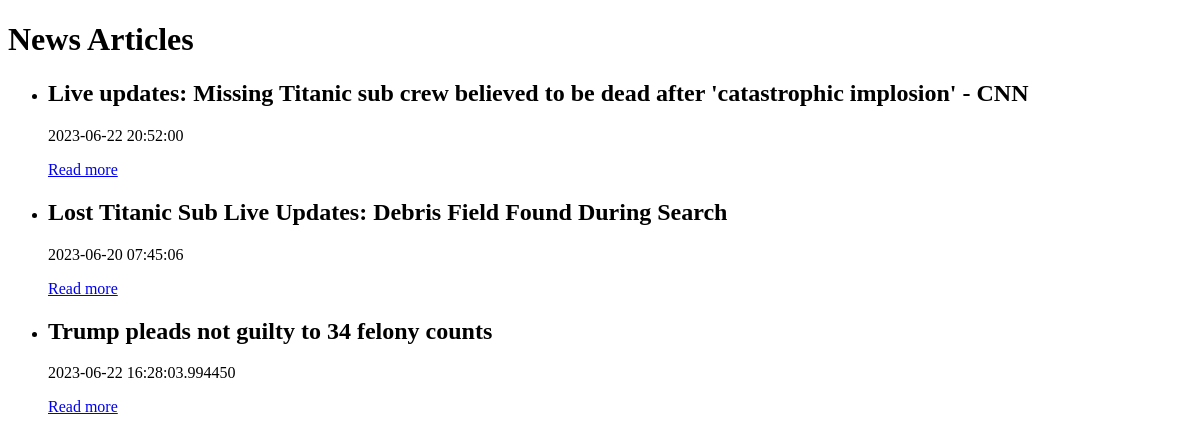
/articles, run on an earlier commit of the app's database.
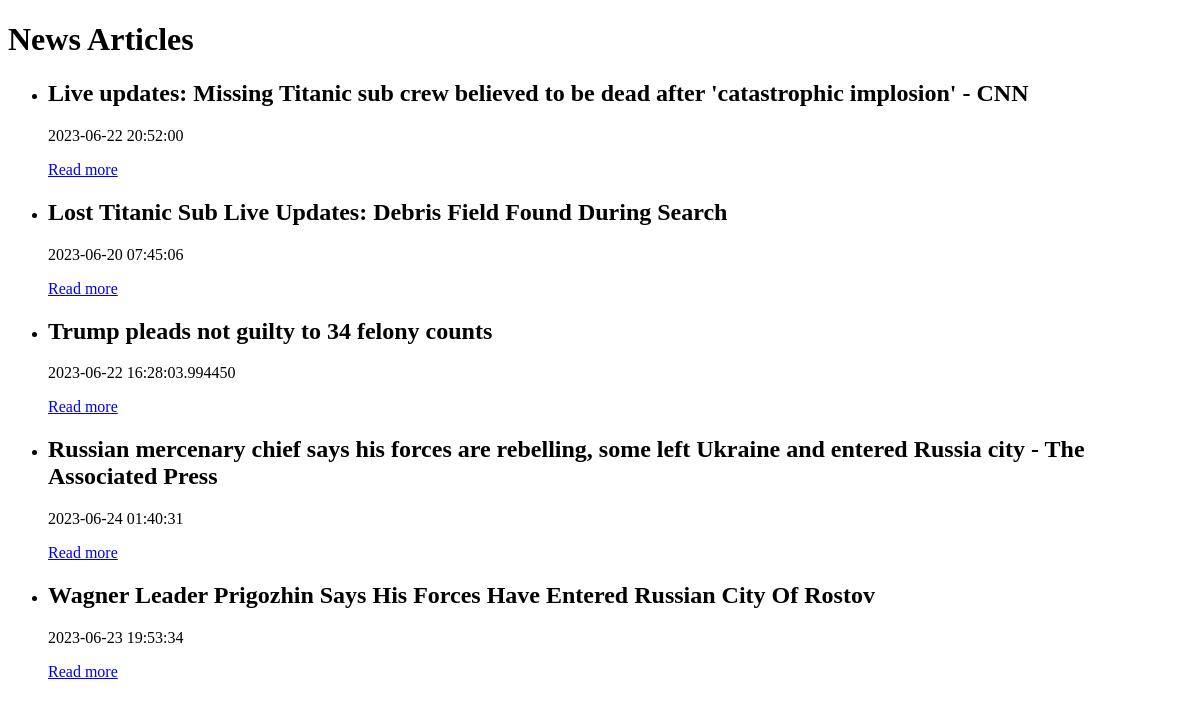
And on a later commit of the database.
### myflaskapp/models.py (models this page shows, shortened)
class Article(db.Model):
    id = db.Column(db.Integer, primary_key=True, autoincrement=True)
    title = db.Column(db.String(200))
    link = db.Column(db.String(500))
    posted_timestamp = db.Column(db.DateTime)
    description = db.Column(db.String(2000))
    source_id = db.Column(db.Integer, db.ForeignKey('source.id'))
    category = db.Column(db.String(200))

### myflaskapp/routes.py (the view)
@routes.route('/articles')
def articles():
    articles = Article.query.all()
    return render_template('articles.html', articles=articles)

### myflaskapp/templates/articles.html (shortened to what this page needs)
<!DOCTYPE html>
<html lang="en">
<head>
</head>
<body>
    <h1>News Articles</h1>
    <ul>
        {% for article in articles %}
            <li>
                <h2>{{ article.title }}</h2>
                <p>{{ article.posted_timestamp }}</p>
                <a href="{{ url_for('routes.get_article', article_id=article.id) }}">Read more</a>
            </li>
        {% endfor %}
    </ul>
</body>
</html>

What changed in the data, as far as the page shows it:
added Article: title "Russian mercenary chief says his forces are rebelling, some left Ukraine and entered Russia city - The Associated Press", posted_timestamp "2023-06-24 01:40:31"
added Article: title "Wagner Leader Prigozhin Says His Forces Have Entered Russian City Of Rostov", posted_timestamp "2023-06-23 19:53:34"
